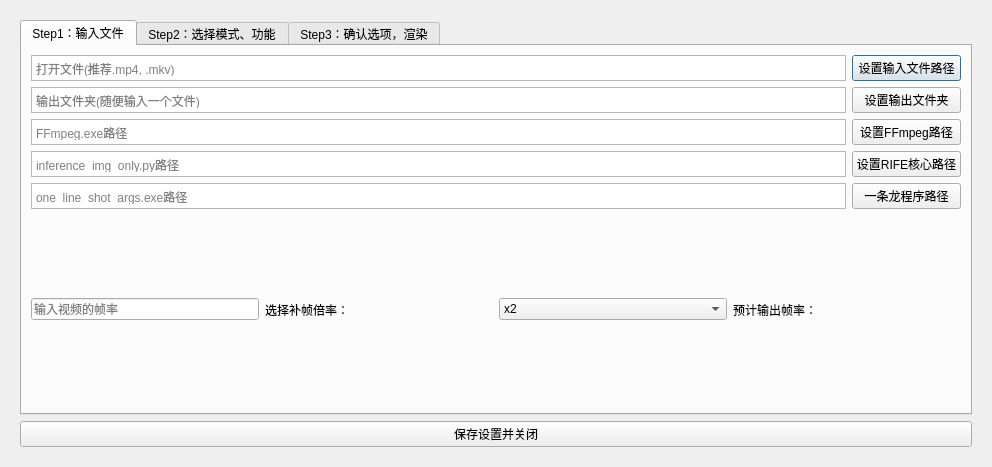
<?xml version="1.0" encoding="UTF-8"?>
<ui version="4.0">
 <class>RIFEDialog</class>
 <widget class="QDialog" name="RIFEDialog">
  <property name="windowModality">
   <enum>Qt::WindowModal</enum>
  </property>
  <property name="geometry">
   <rect>
    <x>0</x>
    <y>0</y>
    <width>876</width>
    <height>467</height>
   </rect>
  </property>
  <property name="sizePolicy">
   <sizepolicy hsizetype="Ignored" vsizetype="Ignored">
    <horstretch>0</horstretch>
    <verstretch>0</verstretch>
   </sizepolicy>
  </property>
  <property name="windowTitle">
   <string>RIFE一条龙服务</string>
  </property>
  <layout class="QGridLayout" name="gridLayout_10">
   <item row="0" column="0">
    <widget class="QFrame" name="MainFrame">
     <property name="sizePolicy">
      <sizepolicy hsizetype="Expanding" vsizetype="Expanding">
       <horstretch>0</horstretch>
       <verstretch>0</verstretch>
      </sizepolicy>
     </property>
     <layout class="QGridLayout" name="gridLayout_12">
      <item row="0" column="0">
       <widget class="QTabWidget" name="tabWidget">
        <property name="currentIndex">
         <number>0</number>
        </property>
        <widget class="QWidget" name="step1">
         <property name="enabled">
          <bool>true</bool>
         </property>
         <attribute name="title">
          <string>Step1：输入文件</string>
         </attribute>
         <layout class="QGridLayout" name="gridLayout_9">
          <item row="0" column="0">
           <layout class="QGridLayout" name="gridLayout">
            <item row="0" column="1">
             <widget class="QPushButton" name="InputBrowser">
              <property name="text">
               <string>设置输入文件路径</string>
              </property>
             </widget>
            </item>
            <item row="1" column="1">
             <widget class="QPushButton" name="OutputBrowser">
              <property name="text">
               <string>设置输出文件夹</string>
              </property>
             </widget>
            </item>
            <item row="4" column="0">
             <widget class="QTextEdit" name="OneLineShotPath">
              <property name="sizePolicy">
               <sizepolicy hsizetype="Expanding" vsizetype="Ignored">
                <horstretch>0</horstretch>
                <verstretch>0</verstretch>
               </sizepolicy>
              </property>
              <property name="placeholderText">
               <string>one_line_shot_args.exe路径</string>
              </property>
             </widget>
            </item>
            <item row="2" column="0">
             <widget class="QTextEdit" name="FFmpegPath">
              <property name="sizePolicy">
               <sizepolicy hsizetype="Expanding" vsizetype="Ignored">
                <horstretch>0</horstretch>
                <verstretch>0</verstretch>
               </sizepolicy>
              </property>
              <property name="placeholderText">
               <string>FFmpeg.exe路径</string>
              </property>
             </widget>
            </item>
            <item row="2" column="1">
             <widget class="QPushButton" name="FFmpegBrowser">
              <property name="text">
               <string>设置FFmpeg路径</string>
              </property>
             </widget>
            </item>
            <item row="3" column="1">
             <widget class="QPushButton" name="RIFEBrowser">
              <property name="text">
               <string>设置RIFE核心路径</string>
              </property>
             </widget>
            </item>
            <item row="0" column="0">
             <widget class="QTextEdit" name="InputFileName">
              <property name="sizePolicy">
               <sizepolicy hsizetype="Expanding" vsizetype="Ignored">
                <horstretch>0</horstretch>
                <verstretch>0</verstretch>
               </sizepolicy>
              </property>
              <property name="placeholderText">
               <string>打开文件(推荐.mp4, .mkv)</string>
              </property>
             </widget>
            </item>
            <item row="4" column="1">
             <widget class="QPushButton" name="OneLineShotBrowser">
              <property name="text">
               <string>一条龙程序路径</string>
              </property>
             </widget>
            </item>
            <item row="3" column="0">
             <widget class="QTextEdit" name="RIFEPath">
              <property name="sizePolicy">
               <sizepolicy hsizetype="Expanding" vsizetype="Ignored">
                <horstretch>0</horstretch>
                <verstretch>0</verstretch>
               </sizepolicy>
              </property>
              <property name="placeholderText">
               <string>inference_img_only.py路径</string>
              </property>
             </widget>
            </item>
            <item row="1" column="0">
             <widget class="QTextEdit" name="OutputFolder">
              <property name="sizePolicy">
               <sizepolicy hsizetype="Expanding" vsizetype="Ignored">
                <horstretch>0</horstretch>
                <verstretch>0</verstretch>
               </sizepolicy>
              </property>
              <property name="placeholderText">
               <string>输出文件夹(随便输入一个文件)</string>
              </property>
             </widget>
            </item>
           </layout>
          </item>
          <item row="1" column="0">
           <layout class="QHBoxLayout" name="horizontalLayout">
            <item>
             <widget class="QLineEdit" name="InputFPS">
              <property name="sizePolicy">
               <sizepolicy hsizetype="Ignored" vsizetype="Fixed">
                <horstretch>0</horstretch>
                <verstretch>0</verstretch>
               </sizepolicy>
              </property>
              <property name="placeholderText">
               <string>输入视频的帧率</string>
              </property>
             </widget>
            </item>
            <item>
             <widget class="QLabel" name="InterpExpReminder">
              <property name="text">
               <string>选择补帧倍率：</string>
              </property>
             </widget>
            </item>
            <item>
             <widget class="QComboBox" name="ExpSelecter">
              <item>
               <property name="text">
                <string>x2</string>
               </property>
              </item>
              <item>
               <property name="text">
                <string>x4</string>
               </property>
              </item>
              <item>
               <property name="text">
                <string>x8</string>
               </property>
              </item>
             </widget>
            </item>
            <item>
             <widget class="QLabel" name="OutputFPSReminder">
              <property name="text">
               <string>预计输出帧率：</string>
              </property>
             </widget>
            </item>
           </layout>
          </item>
         </layout>
        </widget>
        <widget class="QWidget" name="step2">
         <attribute name="title">
          <string>Step2：选择模式、功能</string>
         </attribute>
         <layout class="QGridLayout" name="gridLayout_2">
          <item row="0" column="0">
           <layout class="QGridLayout" name="gridLayout_11">
            <item row="0" column="0">
             <layout class="QGridLayout" name="gridLayout_3">
              <item row="0" column="12">
               <widget class="QLabel" name="PresetReminder">
                <property name="text">
                 <string>  选择压制预设：</string>
                </property>
                <property name="alignment">
                 <set>Qt::AlignRight|Qt::AlignTrailing|Qt::AlignVCenter</set>
                </property>
               </widget>
              </item>
              <item row="0" column="4">
               <widget class="QDoubleSpinBox" name="BitrateSelector"/>
              </item>
              <item row="0" column="7">
               <widget class="QLabel" name="ScdetReminder">
                <property name="text">
                 <string>转场灵敏度：</string>
                </property>
               </widget>
              </item>
              <item row="0" column="8">
               <widget class="QSpinBox" name="ScdetSelector">
                <property name="minimum">
                 <number>1</number>
                </property>
               </widget>
              </item>
              <item row="0" column="13">
               <widget class="QComboBox" name="PresetSelector">
                <property name="sizePolicy">
                 <sizepolicy hsizetype="Expanding" vsizetype="Fixed">
                  <horstretch>0</horstretch>
                  <verstretch>0</verstretch>
                 </sizepolicy>
                </property>
                <item>
                 <property name="text">
                  <string>fast[软编、硬编]</string>
                 </property>
                </item>
                <item>
                 <property name="text">
                  <string>medium[软编、硬编]</string>
                 </property>
                </item>
                <item>
                 <property name="text">
                  <string>slow[软编、硬编]</string>
                 </property>
                </item>
                <item>
                 <property name="text">
                  <string>veryslow[软编]</string>
                 </property>
                </item>
                <item>
                 <property name="text">
                  <string>hq[硬编，高质量]</string>
                 </property>
                </item>
                <item>
                 <property name="text">
                  <string>llhq[硬编，低延迟编码，压缩率低]</string>
                 </property>
                </item>
                <item>
                 <property name="text">
                  <string>loseless[硬编，无损]</string>
                 </property>
                </item>
               </widget>
              </item>
              <item row="0" column="3">
               <widget class="QLabel" name="TargetBitrateReminder">
                <property name="text">
                 <string>目标码率：</string>
                </property>
                <property name="alignment">
                 <set>Qt::AlignRight|Qt::AlignTrailing|Qt::AlignVCenter</set>
                </property>
               </widget>
              </item>
              <item row="0" column="10">
               <widget class="QDoubleSpinBox" name="ScdetTSelector"/>
              </item>
              <item row="0" column="0">
               <widget class="QLabel" name="CRFReminder">
                <property name="text">
                 <string>恒定质量控制参数(CRF)：</string>
                </property>
               </widget>
              </item>
              <item row="0" column="9">
               <widget class="QLabel" name="ScedetTReminder">
                <property name="text">
                 <string>转场最低间隔</string>
                </property>
               </widget>
              </item>
              <item row="0" column="5">
               <widget class="QLabel" name="TargetBitrateMeasure">
                <property name="text">
                 <string>M </string>
                </property>
               </widget>
              </item>
              <item row="0" column="1">
               <widget class="QSpinBox" name="CRFSelector">
                <property name="minimum">
                 <number>1</number>
                </property>
                <property name="maximum">
                 <number>51</number>
                </property>
               </widget>
              </item>
              <item row="0" column="11">
               <widget class="QLabel" name="ScdetTMark">
                <property name="text">
                 <string>s</string>
                </property>
               </widget>
              </item>
             </layout>
            </item>
            <item row="7" column="0">
             <widget class="QCheckBox" name="DebugChecker">
              <property name="text">
               <string>Debug</string>
              </property>
             </widget>
            </item>
            <item row="2" column="0">
             <layout class="QGridLayout" name="gridLayout_5">
              <item row="0" column="0">
               <widget class="QCheckBox" name="UHDChecker">
                <property name="text">
                 <string>UHD适配模式</string>
                </property>
               </widget>
              </item>
              <item row="0" column="1">
               <widget class="QLabel" name="CropReminder">
                <property name="text">
                 <string>   裁切参数(不裁切填0)</string>
                </property>
                <property name="alignment">
                 <set>Qt::AlignRight|Qt::AlignTrailing|Qt::AlignVCenter</set>
                </property>
               </widget>
              </item>
              <item row="0" column="3">
               <widget class="QLabel" name="ResizeReminder">
                <property name="text">
                 <string>   缩放大小</string>
                </property>
               </widget>
              </item>
              <item row="0" column="5">
               <widget class="QCheckBox" name="HwaccelChecker">
                <property name="text">
                 <string>开启硬件加速（废话）</string>
                </property>
               </widget>
              </item>
              <item row="0" column="2">
               <widget class="QLineEdit" name="CropSettings">
                <property name="placeholderText">
                 <string>UHD默认3840:1608:0:276, HD默认1920:804:0:138</string>
                </property>
               </widget>
              </item>
              <item row="0" column="4">
               <widget class="QLineEdit" name="ResizeSettings">
                <property name="placeholderText">
                 <string>如320x180</string>
                </property>
               </widget>
              </item>
             </layout>
            </item>
            <item row="5" column="0">
             <widget class="Line" name="line">
              <property name="orientation">
               <enum>Qt::Horizontal</enum>
              </property>
             </widget>
            </item>
            <item row="1" column="0">
             <layout class="QGridLayout" name="gridLayout_4">
              <item row="1" column="2">
               <widget class="QLineEdit" name="StartFrame">
                <property name="placeholderText">
                 <string>起始帧数(startframe)</string>
                </property>
               </widget>
              </item>
              <item row="0" column="1">
               <widget class="QLabel" name="label_2">
                <property name="sizePolicy">
                 <sizepolicy hsizetype="Preferred" vsizetype="Maximum">
                  <horstretch>0</horstretch>
                  <verstretch>0</verstretch>
                 </sizepolicy>
                </property>
                <property name="text">
                 <string>起始块数：</string>
                </property>
               </widget>
              </item>
              <item row="1" column="4">
               <widget class="QLineEdit" name="StartCntFrame">
                <property name="placeholderText">
                 <string>补帧序列起始帧数</string>
                </property>
               </widget>
              </item>
              <item row="0" column="4">
               <widget class="QLabel" name="label_3">
                <property name="sizePolicy">
                 <sizepolicy hsizetype="Preferred" vsizetype="Maximum">
                  <horstretch>0</horstretch>
                  <verstretch>0</verstretch>
                 </sizepolicy>
                </property>
                <property name="text">
                 <string>补帧序列起始帧数：</string>
                </property>
               </widget>
              </item>
              <item row="1" column="1">
               <widget class="QLineEdit" name="StartChunk">
                <property name="placeholderText">
                 <string>起始块数(chunk)</string>
                </property>
               </widget>
              </item>
              <item row="0" column="2">
               <widget class="QLabel" name="label">
                <property name="sizePolicy">
                 <sizepolicy hsizetype="Preferred" vsizetype="Maximum">
                  <horstretch>0</horstretch>
                  <verstretch>0</verstretch>
                 </sizepolicy>
                </property>
                <property name="text">
                 <string>原视频起始帧数：</string>
                </property>
               </widget>
              </item>
              <item row="1" column="0">
               <widget class="QPushButton" name="AutoSet">
                <property name="text">
                 <string>点我！</string>
                </property>
               </widget>
              </item>
              <item row="0" column="0">
               <widget class="QLabel" name="AutoSetReminder">
                <property name="text">
                 <string>自动设置</string>
                </property>
               </widget>
              </item>
             </layout>
            </item>
            <item row="6" column="0">
             <layout class="QGridLayout" name="gridLayout_7">
              <item row="0" column="0">
               <widget class="QCheckBox" name="AccurateChecker">
                <property name="text">
                 <string>精确光流（慢）</string>
                </property>
               </widget>
              </item>
              <item row="0" column="1">
               <widget class="QCheckBox" name="ReverseChecker">
                <property name="text">
                 <string>反向光流</string>
                </property>
               </widget>
              </item>
             </layout>
            </item>
            <item row="4" column="0">
             <layout class="QGridLayout" name="gridLayout_6">
              <item row="0" column="6">
               <widget class="QCheckBox" name="RenderOnlyChecker">
                <property name="text">
                 <string>只进行渲染</string>
                </property>
               </widget>
              </item>
              <item row="0" column="5">
               <widget class="QCheckBox" name="RIFEOnlyChecker">
                <property name="text">
                 <string>只进行补帧</string>
                </property>
               </widget>
              </item>
              <item row="0" column="3">
               <widget class="QCheckBox" name="QuickExtractChecker">
                <property name="text">
                 <string>快速拆帧</string>
                </property>
               </widget>
              </item>
              <item row="0" column="2">
               <widget class="QCheckBox" name="PauseChecker">
                <property name="text">
                 <string>暂停模式</string>
                </property>
               </widget>
              </item>
              <item row="0" column="4">
               <widget class="QCheckBox" name="ExtractOnlyChecker">
                <property name="text">
                 <string>只进行拆帧</string>
                </property>
               </widget>
              </item>
             </layout>
            </item>
            <item row="3" column="0">
             <widget class="Line" name="line_2">
              <property name="orientation">
               <enum>Qt::Horizontal</enum>
              </property>
             </widget>
            </item>
           </layout>
          </item>
         </layout>
        </widget>
        <widget class="QWidget" name="step3">
         <property name="acceptDrops">
          <bool>true</bool>
         </property>
         <property name="whatsThis">
          <string/>
         </property>
         <attribute name="title">
          <string>Step3：确认选项，渲染</string>
         </attribute>
         <layout class="QGridLayout" name="gridLayout_8">
          <item row="0" column="0">
           <layout class="QVBoxLayout" name="verticalLayout_5">
            <item>
             <widget class="QTextEdit" name="OptionCheck"/>
            </item>
            <item>
             <widget class="QPushButton" name="ProcessStart">
              <property name="text">
               <string>一条龙开始</string>
              </property>
             </widget>
            </item>
           </layout>
          </item>
         </layout>
        </widget>
       </widget>
      </item>
      <item row="1" column="0">
       <widget class="QPushButton" name="CloseButton">
        <property name="text">
         <string>保存设置并关闭</string>
        </property>
       </widget>
      </item>
     </layout>
    </widget>
   </item>
  </layout>
 </widget>
 <tabstops>
  <tabstop>tabWidget</tabstop>
  <tabstop>InputBrowser</tabstop>
  <tabstop>InputFileName</tabstop>
  <tabstop>OutputBrowser</tabstop>
  <tabstop>OutputFolder</tabstop>
  <tabstop>FFmpegBrowser</tabstop>
  <tabstop>FFmpegPath</tabstop>
  <tabstop>RIFEBrowser</tabstop>
  <tabstop>RIFEPath</tabstop>
  <tabstop>OneLineShotBrowser</tabstop>
  <tabstop>OneLineShotPath</tabstop>
  <tabstop>ExpSelecter</tabstop>
  <tabstop>InputFPS</tabstop>
  <tabstop>CRFSelector</tabstop>
  <tabstop>StartFrame</tabstop>
  <tabstop>StartCntFrame</tabstop>
  <tabstop>UHDChecker</tabstop>
  <tabstop>HwaccelChecker</tabstop>
  <tabstop>RenderOnlyChecker</tabstop>
  <tabstop>AccurateChecker</tabstop>
  <tabstop>ReverseChecker</tabstop>
  <tabstop>DebugChecker</tabstop>
  <tabstop>OptionCheck</tabstop>
  <tabstop>ProcessStart</tabstop>
  <tabstop>CloseButton</tabstop>
 </tabstops>
 <resources/>
 <connections>
  <connection>
   <sender>CloseButton</sender>
   <signal>clicked()</signal>
   <receiver>RIFEDialog</receiver>
   <slot>reject()</slot>
   <hints>
    <hint type="sourcelabel">
     <x>479</x>
     <y>518</y>
    </hint>
    <hint type="destinationlabel">
     <x>479</x>
     <y>269</y>
    </hint>
   </hints>
  </connection>
 </connections>
</ui>
